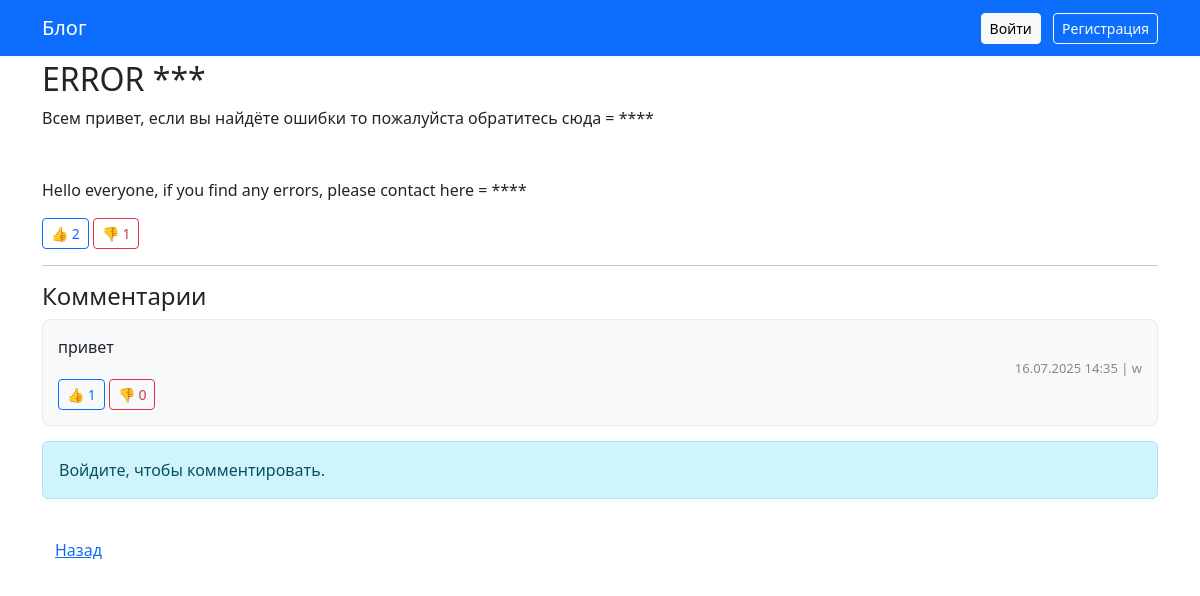
/post/1, run on the app's committed database.
### app.py (models this page shows)
class Post(db.Model):
    id = db.Column(db.Integer, primary_key=True)
    title = db.Column(db.String(200))
    content = db.Column(db.Text)
    author_id = db.Column(db.Integer, db.ForeignKey('user.id'))
    likes = db.Column(db.Integer, default=0)
    dislikes = db.Column(db.Integer, default=0)
    comments = db.relationship('Comment', backref='post', lazy=True)

class Comment(db.Model):
    id = db.Column(db.Integer, primary_key=True)
    content = db.Column(db.Text)
    post_id = db.Column(db.Integer, db.ForeignKey('post.id'))
    author_id = db.Column(db.Integer, db.ForeignKey('user.id'))
    created_at = db.Column(db.DateTime, default=datetime.utcnow)
    likes = db.Column(db.Integer, default=0)
    dislikes = db.Column(db.Integer, default=0)
    author = db.relationship('User', backref='comments')

class User(UserMixin, db.Model):
    id = db.Column(db.Integer, primary_key=True)
    username = db.Column(db.String(100), unique=True)
    password = db.Column(db.String(200))
    role = db.Column(db.String(20))  # "writer", "reader", "admin"

### app.py (the view, shortened to what this page needs)
@app.route('/post/<int:post_id>', methods=['GET', 'POST'])
def post_detail(post_id):
    post = Post.query.get_or_404(post_id)
    if current_user.is_authenticated:
        log_action('read', f'post:{post_id}')
    comments = Comment.query.filter_by(post_id=post.id).all()
    return render_template('post_detail.html', post=post, comments=comments)

### templates/post_detail.html (shortened to what this page needs)
{% extends "base.html" %}
{% block content %}
<h2>{{ post.title }}</h2>
<p style="white-space: pre-line;">{{ post.content }}</p>
<div class="mb-3">
    <a href="{{ url_for('like_post', post_id=post.id) }}" class="btn btn-outline-primary btn-sm">👍 {{ post.likes }}</a>
    <a href="{{ url_for('dislike_post', post_id=post.id) }}" class="btn btn-outline-danger btn-sm">👎 {{ post.dislikes }}</a>
</div>
<hr>
<h4>Комментарии</h4>
{% for comment in comments %}
    <div class="comment-box">
        <div>{{ comment.content }}</div>
        <div class="comment-meta">
            {{ comment.created_at.strftime('%d.%m.%Y %H:%M') }} | {{ comment.author.username }}
        </div>
        <div>
            <a href="{{ url_for('like_comment', comment_id=comment.id) }}" class="btn btn-outline-primary btn-sm">👍 {{ comment.likes }}</a>
            <a href="{{ url_for('dislike_comment', comment_id=comment.id) }}" class="btn btn-outline-danger btn-sm">👎 {{ comment.dislikes }}</a>
        </div>
    </div>
{% else %}
    <p>Комментариев нет.</p>
{% endfor %}
{% if current_user.is_authenticated %}
    <form method="post" class="mt-4">
        <div class="mb-3">
            <textarea name="comment" class="form-control" rows="3" required></textarea>
        </div>
        <button type="submit" class="btn btn-success">Добавить комментарий</button>
    </form>
{% else %}
    <div class="alert alert-info">Войдите, чтобы комментировать.</div>
{% endif %}
<a href="{{ url_for('index') }}" class="btn btn-link mt-3">Назад</a>
{% endblock %}

### templates/base.html (shortened to what this page needs)
<!DOCTYPE html>
<html lang="ru">
<head>
    <link href="https://cdn.jsdelivr.net/npm/bootstrap@5.3.3/dist/css/bootstrap.min.css" rel="stylesheet">
</head>
<body>
<nav class="navbar navbar-expand-lg navbar-dark bg-primary fixed-top">
    <div class="container">
        <a class="navbar-brand" href="{{ url_for('index') }}">Блог</a>
        <div>
            {% if current_user.is_authenticated %}
                <span class="navbar-text me-3">Привет, {{ current_user.username }}</span>
                {% if current_user.role == "admin" %}
                    <a href="{{ url_for('admin_panel') }}" class="btn btn-outline-light btn-sm me-2">Админ-панель</a>
                {% endif %}
                <a href="{{ url_for('logout') }}" class="btn btn-light btn-sm">Выйти</a>
            {% else %}
                <a href="{{ url_for('login') }}" class="btn btn-light btn-sm me-2">Войти</a>
                <a href="{{ url_for('register') }}" class="btn btn-outline-light btn-sm">Регистрация</a>
            {% endif %}
        </div>
    </div>
</nav>
<div class="container">
    {% block content %}{% endblock %}
</div>
</body>
</html>

### templates/base.html (style rules this page uses)
body { padding-top: 60px; }
.comment-box { border:1px solid #e9ecef; border-radius:8px; margin-bottom:15px; padding:15px; background:#f8f9fa; }
.comment-meta { font-size: 13px; color: #888; text-align: right; }

### data on the page
Post: title "ERROR ***", content "Всем привет, если вы найдёте ошибки то пожалуйста обратитесь сюда = **** Hello everyone, if you find any errors, please contact here = ****", likes "2", dislikes "1"
Comment: content "привет", created_at "16.07.2025 14:35", author.username "w", likes "1", dislikes "0"
